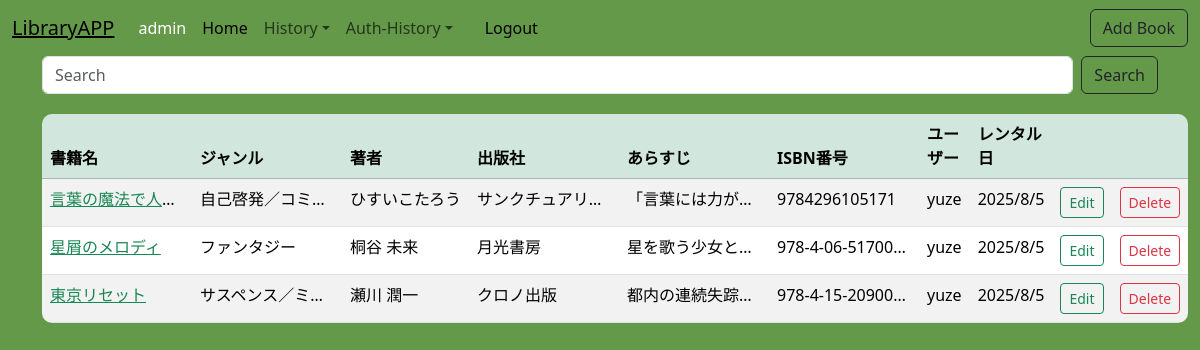
Screenshot of /auth_rental_history/ (signed in) with the database file from the repository.
### library/models.py (models this page shows, shortened)
class LendingHistory(models.Model):
    user = models.ForeignKey(User, on_delete=models.CASCADE)
    book = models.ForeignKey(Book, on_delete=models.CASCADE)
    rentalDate = models.DateField(auto_now_add=True)
    returnDate = models.DateField(null=True, blank=True)

class Book(models.Model):
    title = models.CharField(max_length=255)
    genre = models.CharField(max_length=100)
    ISBN = models.CharField(max_length=20)
    author = models.CharField(max_length=20)
    publisher = models.CharField(max_length=20)
    content = models.TextField()
    lendStatus = models.BooleanField(default=True)  # True = 貸出可能

### library/views.py (the view)
# urls.py: path('auth_rental_history/', views.AuthRentalHistoryView.as_view(), name='auth_rental_history'),      # 管理者権限ログインユーザーが借りている本の一覧表示
class AuthRentalHistoryView(generic.ListView):
    model = LendingHistory
    template_name = 'library/auth_rental_history.html'
    context_object_name = 'histories'
    def get_queryset(self):
        return LendingHistory.objects.filter(
            Q(returnDate__isnull=True)
        )
    def get_context_data(self, **kwargs):
        context = super().get_context_data(**kwargs)
        user = self.request.user
        context['user_lending_ids'] = [
            rental.book.id for rental in LendingHistory.objects.filter(user=user)
        ]
        return context

### templates/library/auth_rental_history.html (shortened to what this page needs)
{% extends "base.html" %}
{% block content %}
<div class="container">
    <form class="d-flex" method="get" action="{% url 'library:search' %}">
      <input class="form-control me-2" type="search" placeholder="Search" aria-label="Search" name="words">
      <button class="btn btn-outline-dark" type="submit">Search</button>
    </form>
    <table class="table table-striped table-hover">
      <thead class="table-success" >
        <tr>
          <th>書籍名</th>
          <th>ジャンル</th>
          <th>著者</th>
          <th>出版社</th>
          <th>あらすじ</th>
          <th>ISBN番号</th>
          <th>ユーザー</th>
          <th>レンタル日</th>
          <th></th>
          <th></th>
        </tr>
      </thead>
      <tbody>
          {% for article in histories %}
            <tr>
            <td><a href="{% url 'library:detail' article.book.id %}?next=rental" class="text-success">{{ article.book.title }}</a></td>
            <td>{{ article.book.genre }}</td>
            <td>{{ article.book.author }}</td>
            <td>{{ article.book.publisher }}</td>
            <td>{{ article.book.content }}</td>
            <td>{{ article.book.ISBN }}</td>
            <td>{{ article.user }}</td>
            <td>{{ article.rentalDate.year }}/{{ article.rentalDate.month }}/{{ article.rentalDate.day }}</td>
            <td>
              {% if user.is_staff %}
                <a href="{% url 'library:update' article.book.id %}" class="btn btn-outline-success btn-sm">Edit</a>
              {% endif %}
            </td>
            <td>
              {% if user.is_staff %}
                <a href="{% url 'library:delete' article.book.id %}" class="btn btn-outline-danger btn-sm">Delete</a>
              {% endif %}
            </td>
          {% endfor %}
      </tbody>
    </table>
  </div>
{% endblock %}

### templates/base.html (shortened to what this page needs)
{% load django_bootstrap5 %}
<!DOCTYPE html>
<html lang="ja">
<head>
    {% load static %}
    <link rel="stylesheet" href="{% static 'css/style.css' %}">
    {% bootstrap_css %}
</head>
<body>
    <nav class="navbar navbar-expand-lg nav-bg">
        <div class="container-fluid">
            <a class="navbar-brand text-decoration-underline" href="{% url 'library:index' %}">LibraryAPP</a>
            <div class="collapse navbar-collapse" id="navbarSupportedContent">
                <ul class="navbar-nav me-auto mb-2 mb-lg-0">
                    <li class="nav-item">
                    {% if user.is_authenticated %}
                        <span class="nav-link active"><p class="text-deepGreen">{{ user }}</p></span>
                    {% endif %}
                    </li>
                    <li class="nav-item">
                        <a class="nav-link active" aria-current="page" href="{% url 'library:index' %}">Home</a>
                    </li>
                    {% if user.is_authenticated %}
                    <li class="nav-item dropdown">
                    <a class="nav-link dropdown-toggle" href="#" role="button" data-bs-toggle="dropdown" aria-expanded="false">History</a>
                    </li>
                    {% endif %}
                    {% if user.is_staff %}
                    <li class="nav-item dropdown">
                    <a class="nav-link dropdown-toggle" href="#" role="button" data-bs-toggle="dropdown" aria-expanded="false">Auth-History</a>
                    </li>
                    {% endif %}
                    <li class="nav-item">
                        <a class="nav-link" href="#"></a>
                    </li>
                    <li class="nav-item">
                    {% if user.is_authenticated %}
                        <a href="{% url 'library:logout' %}" class="nav-link active">Logout</a>
                    {% else %}
                        <a href="{% url 'library:login' %}" class="nav-link active">Login</a>
                    {% endif %}
                    </li>
                </ul>
                {% if user.is_staff %}
                <a  href="{% url 'library:create' %}" class="btn btn-outline-dark ms-2">Add Book</a>
                {% endif %}
            </div>
        </div>
    </nav>
    {% block content %}{% endblock %}
</body>

### static/css/style.css (style rules this page uses)
table { border-radius: 10px; overflow: hidden; border-collapse: collapse; margin-top: 20px; }
.nav-bg { background-color: rgb(101, 153, 74); }
body { background-color: rgb(101, 153, 74) !important; }
td { white-space: nowrap; overflow: hidden; text-overflow: ellipsis; max-width: 150px; }
.text-deepGreen { color: white; margin: 0; padding: 0; }

### rows the page displays
LendingHistory: book "言葉の魔法で人…", book.genre "自己啓発／コミ…", book.author "ひすいこたろう", book.publisher "サンクチュアリ…", book.content "「言葉には力が…", book.ISBN "9784296105171", user "yuze", rentalDate.year "2025", rentalDate.month "8", rentalDate.day "5"
LendingHistory: book "星屑のメロディ", book.genre "ファンタジー", book.author "桐谷 未来", book.publisher "月光書房", book.content "星を歌う少女と…", book.ISBN "978-4-06-51700…", user "yuze", rentalDate.year "2025", rentalDate.month "8", rentalDate.day "5"
LendingHistory: book "東京リセット", book.genre "サスペンス／ミ…", book.author "瀬川 潤一", book.publisher "クロノ出版", book.content "都内の連続失踪…", book.ISBN "978-4-15-20900…", user "yuze", rentalDate.year "2025", rentalDate.month "8", rentalDate.day "5"

### other values shown
{{ user }} "admin"
